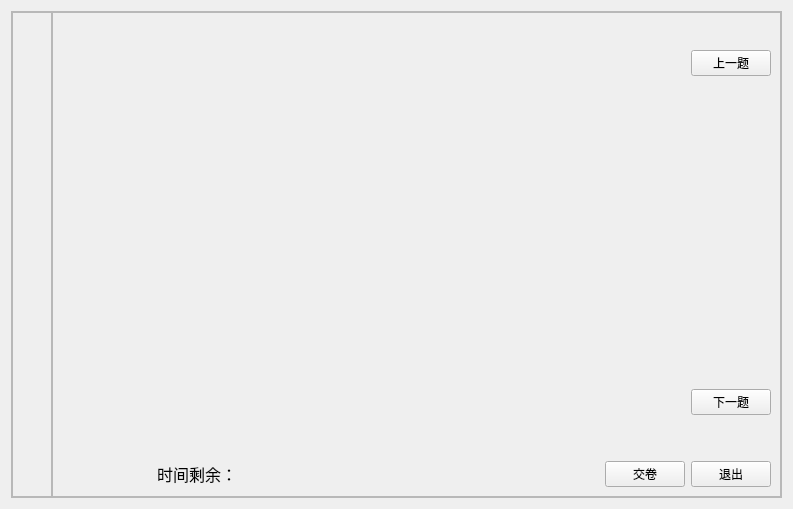
<?xml version="1.0" encoding="UTF-8"?>
<ui version="4.0">
 <class>Exam</class>
 <widget class="QWidget" name="Exam">
  <property name="geometry">
   <rect>
    <x>0</x>
    <y>0</y>
    <width>793</width>
    <height>509</height>
   </rect>
  </property>
  <property name="windowTitle">
   <string/>
  </property>
  <layout class="QGridLayout" name="gridLayout_2">
   <item row="0" column="0">
    <widget class="QFrame" name="exam_frame">
     <property name="sizePolicy">
      <sizepolicy hsizetype="Preferred" vsizetype="Preferred">
       <horstretch>0</horstretch>
       <verstretch>0</verstretch>
      </sizepolicy>
     </property>
     <property name="frameShape">
      <enum>QFrame::Shape::StyledPanel</enum>
     </property>
     <property name="frameShadow">
      <enum>QFrame::Shadow::Raised</enum>
     </property>
     <layout class="QHBoxLayout" name="horizontalLayout">
      <property name="spacing">
       <number>0</number>
      </property>
      <property name="sizeConstraint">
       <enum>QLayout::SizeConstraint::SetDefaultConstraint</enum>
      </property>
      <property name="leftMargin">
       <number>0</number>
      </property>
      <property name="topMargin">
       <number>0</number>
      </property>
      <property name="rightMargin">
       <number>0</number>
      </property>
      <property name="bottomMargin">
       <number>0</number>
      </property>
      <item>
       <widget class="QFrame" name="left_frame">
        <property name="sizePolicy">
         <sizepolicy hsizetype="Minimum" vsizetype="Minimum">
          <horstretch>0</horstretch>
          <verstretch>0</verstretch>
         </sizepolicy>
        </property>
        <property name="minimumSize">
         <size>
          <width>0</width>
          <height>0</height>
         </size>
        </property>
        <property name="frameShape">
         <enum>QFrame::Shape::StyledPanel</enum>
        </property>
        <property name="frameShadow">
         <enum>QFrame::Shadow::Raised</enum>
        </property>
        <layout class="QVBoxLayout" name="verticalLayout">
         <item>
          <spacer name="verticalSpacer">
           <property name="orientation">
            <enum>Qt::Orientation::Vertical</enum>
           </property>
           <property name="sizeHint" stdset="0">
            <size>
             <width>20</width>
             <height>40</height>
            </size>
           </property>
          </spacer>
         </item>
        </layout>
       </widget>
      </item>
      <item>
       <widget class="QFrame" name="right_frame">
        <property name="sizePolicy">
         <sizepolicy hsizetype="Expanding" vsizetype="Expanding">
          <horstretch>0</horstretch>
          <verstretch>0</verstretch>
         </sizepolicy>
        </property>
        <property name="frameShape">
         <enum>QFrame::Shape::StyledPanel</enum>
        </property>
        <property name="frameShadow">
         <enum>QFrame::Shadow::Raised</enum>
        </property>
        <layout class="QGridLayout" name="gridLayout">
         <item row="0" column="0">
          <widget class="QLabel" name="label_5">
           <property name="sizePolicy">
            <sizepolicy hsizetype="Preferred" vsizetype="Maximum">
             <horstretch>0</horstretch>
             <verstretch>0</verstretch>
            </sizepolicy>
           </property>
           <property name="font">
            <font>
             <pointsize>14</pointsize>
             <bold>true</bold>
            </font>
           </property>
           <property name="text">
            <string/>
           </property>
          </widget>
         </item>
         <item row="0" column="2">
          <widget class="QLabel" name="label_6">
           <property name="sizePolicy">
            <sizepolicy hsizetype="Preferred" vsizetype="Maximum">
             <horstretch>0</horstretch>
             <verstretch>0</verstretch>
            </sizepolicy>
           </property>
           <property name="text">
            <string/>
           </property>
          </widget>
         </item>
         <item row="1" column="0" rowspan="3" colspan="4">
          <widget class="QLabel" name="label">
           <property name="sizePolicy">
            <sizepolicy hsizetype="Preferred" vsizetype="Preferred">
             <horstretch>0</horstretch>
             <verstretch>0</verstretch>
            </sizepolicy>
           </property>
           <property name="text">
            <string/>
           </property>
          </widget>
         </item>
         <item row="1" column="4">
          <widget class="QPushButton" name="pushButton_3">
           <property name="sizePolicy">
            <sizepolicy hsizetype="Fixed" vsizetype="Fixed">
             <horstretch>0</horstretch>
             <verstretch>0</verstretch>
            </sizepolicy>
           </property>
           <property name="text">
            <string>上一题</string>
           </property>
          </widget>
         </item>
         <item row="2" column="4">
          <spacer name="verticalSpacer_2">
           <property name="orientation">
            <enum>Qt::Orientation::Vertical</enum>
           </property>
           <property name="sizeType">
            <enum>QSizePolicy::Policy::Maximum</enum>
           </property>
           <property name="sizeHint" stdset="0">
            <size>
             <width>20</width>
             <height>150</height>
            </size>
           </property>
          </spacer>
         </item>
         <item row="3" column="4">
          <widget class="QPushButton" name="pushButton_4">
           <property name="sizePolicy">
            <sizepolicy hsizetype="Fixed" vsizetype="Fixed">
             <horstretch>0</horstretch>
             <verstretch>0</verstretch>
            </sizepolicy>
           </property>
           <property name="text">
            <string>下一题</string>
           </property>
          </widget>
         </item>
         <item row="4" column="4">
          <spacer name="horizontalSpacer">
           <property name="orientation">
            <enum>Qt::Orientation::Vertical</enum>
           </property>
           <property name="sizeType">
            <enum>QSizePolicy::Policy::Fixed</enum>
           </property>
           <property name="sizeHint" stdset="0">
            <size>
             <width>20</width>
             <height>40</height>
            </size>
           </property>
          </spacer>
         </item>
         <item row="5" column="0">
          <widget class="QLabel" name="label_2">
           <property name="font">
            <font>
             <family>Microsoft YaHei UI Light</family>
             <pointsize>12</pointsize>
            </font>
           </property>
           <property name="text">
            <string>时间剩余：</string>
           </property>
           <property name="alignment">
            <set>Qt::AlignmentFlag::AlignRight|Qt::AlignmentFlag::AlignTrailing|Qt::AlignmentFlag::AlignVCenter</set>
           </property>
          </widget>
         </item>
         <item row="5" column="1">
          <widget class="QLabel" name="label_4">
           <property name="font">
            <font>
             <pointsize>12</pointsize>
            </font>
           </property>
           <property name="text">
            <string/>
           </property>
          </widget>
         </item>
         <item row="5" column="3">
          <widget class="QPushButton" name="pushButton_5">
           <property name="sizePolicy">
            <sizepolicy hsizetype="Maximum" vsizetype="Fixed">
             <horstretch>0</horstretch>
             <verstretch>0</verstretch>
            </sizepolicy>
           </property>
           <property name="text">
            <string>交卷</string>
           </property>
          </widget>
         </item>
         <item row="5" column="4">
          <widget class="QPushButton" name="pushButton_6">
           <property name="sizePolicy">
            <sizepolicy hsizetype="Maximum" vsizetype="Fixed">
             <horstretch>0</horstretch>
             <verstretch>0</verstretch>
            </sizepolicy>
           </property>
           <property name="text">
            <string>退出</string>
           </property>
          </widget>
         </item>
        </layout>
       </widget>
      </item>
     </layout>
     <zorder>right_frame</zorder>
     <zorder>left_frame</zorder>
    </widget>
   </item>
  </layout>
 </widget>
 <resources/>
 <connections/>
</ui>
